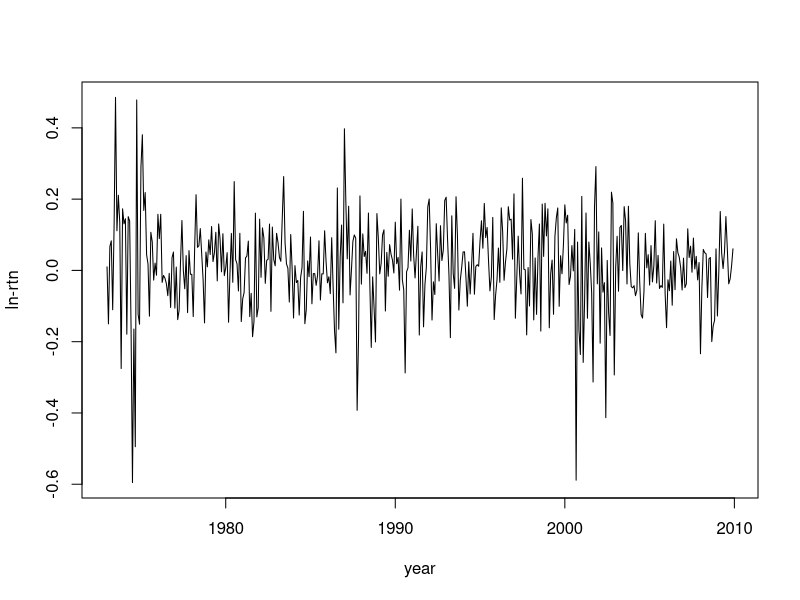
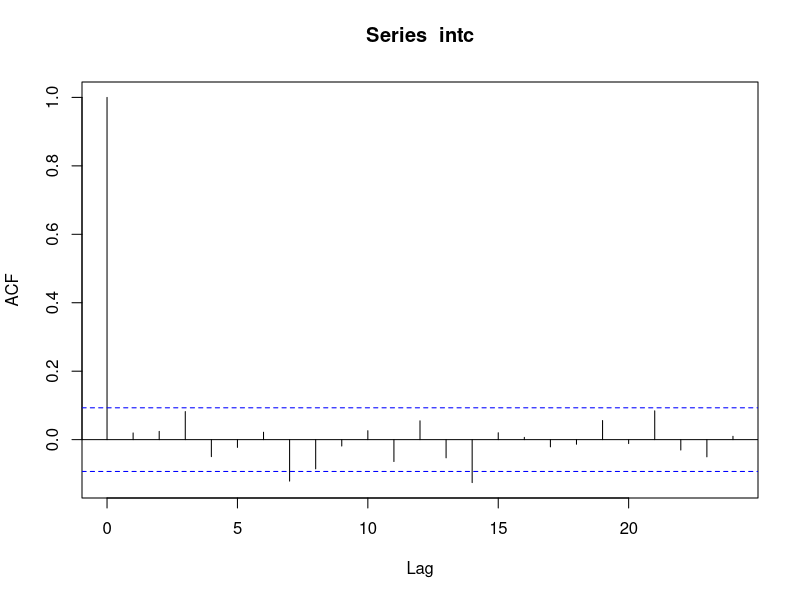
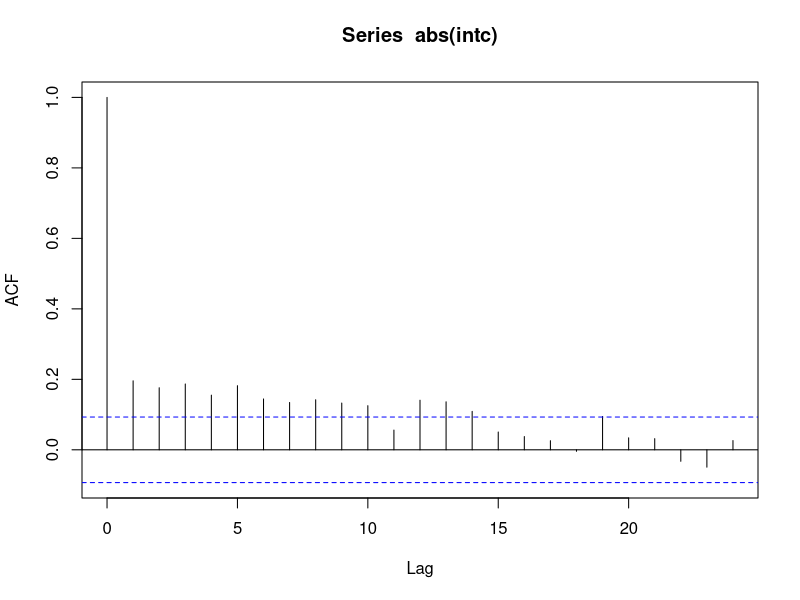

R code for these plots, in order:

# Setup -------------------------------------------------------------------
rm(list = ls())

library(readr)

# User defined Functions --------------------------------------------------

archTest <- function(rtn, m=10){
  # Perform Lagrange Multiplier Test for ARCH effect of a time series
  # rtn: time series
  # m: selected AR order
  
  # calcula os residuos ao quadrado
  y=(rtn-mean(rtn))^2
  
  # Tamanho da serie 
  t=length(rtn)
  
  # Cria uma matrix com m defasagens
  atsq <- y[(m+1):t]
  
  # Matriz de defasagens
  x <- matrix(0,(t-m),m)
  
  for (i in 1:m){
    x[, i] = y[(m+1-i):(t-i)]
  }
  
  colnames(x) <- sprintf("Lag_%s", m:1)
  md <- lm(atsq~x)
  
  print(summary(md))

  return(md)
}


# Data Load ---------------------------------------------------------------

# carrega dado da Intel corporation
database = read_table("./database/m-intcsp7309.txt")
head(database)

# Calcula o log retorno
intc = log(database$intc+1)

# Cria um objeto de serie de tempo com frequencia
rtn = ts(intc, frequency=12, start=c(1973,1))

# time plot
plot(rtn, type="l", xlab="year", ylab="ln-rtn") 


# testing the mean of returns
t.test(intc)

# Calcula o teste Box–Pierce or Ljung–Box para examinar se os dados são
# independentes. (H0: os resíduos não são autocorrelacionados)
Box.test(intc, lag=12,type="Ljung")


# ACF plots
acf(intc,lag=24) 
acf(abs(intc),lag=24)

# Rejeito H0 para o absoluto dos residuos
Box.test(abs(intc),lag=12,type="Ljung")


# Teste para a "volatilidade realizada"
y=intc-mean(intc)
Box.test(y^2,lag=12,type="Ljung")


archTest(y, 12) #% output edited.
